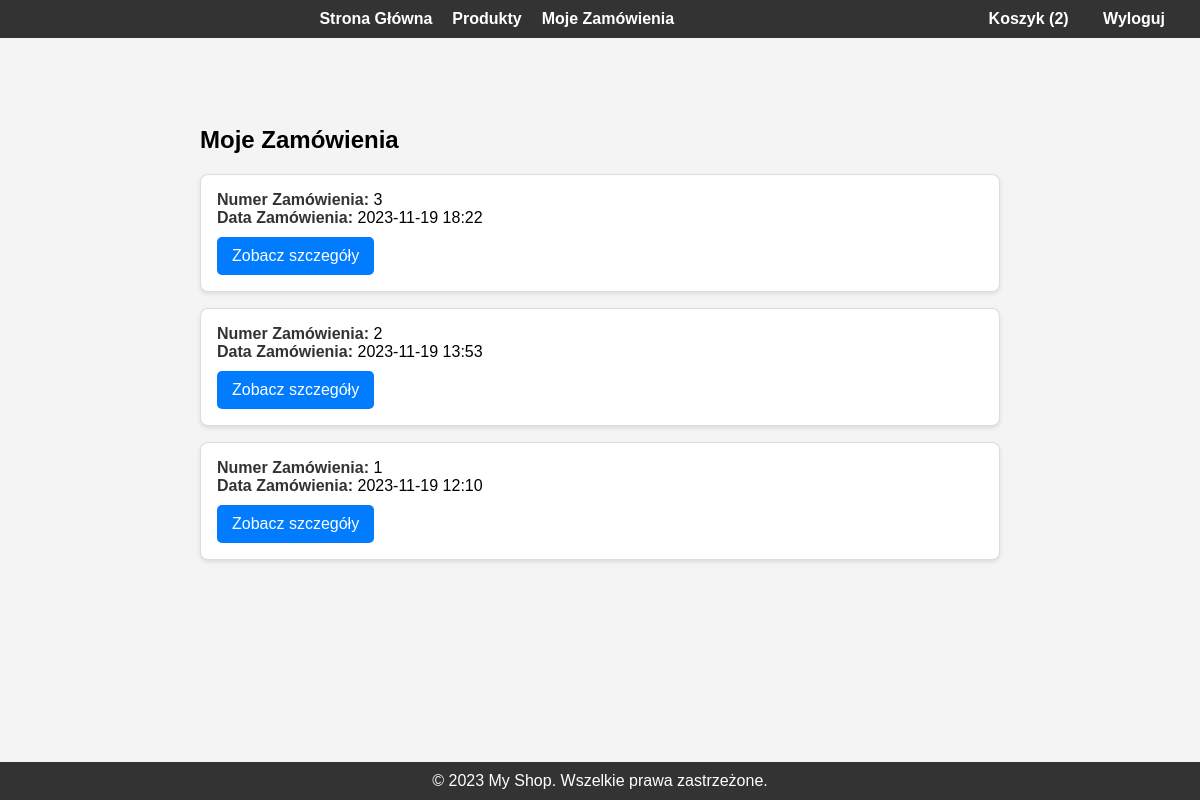
/browse-orders/ (signed in), run on an earlier commit of the app's database.
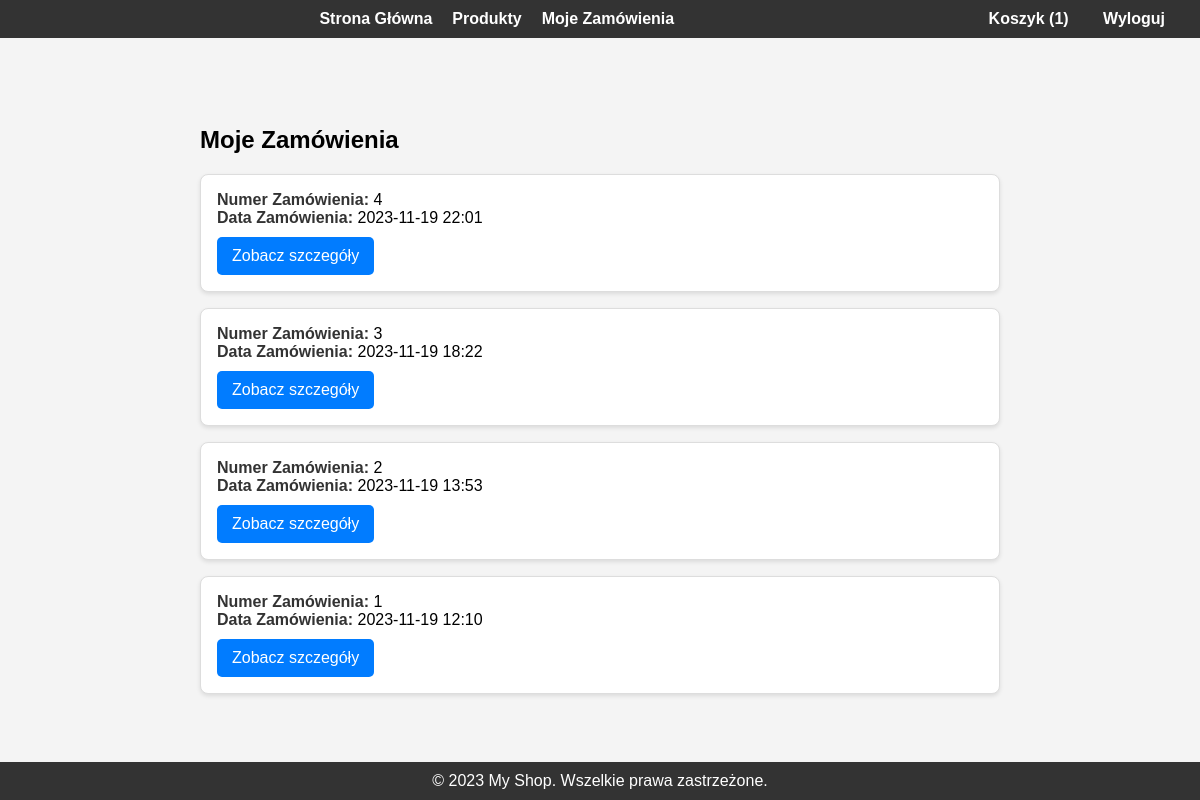
And on a later commit of the database.
### shop/models.py (models this page shows, shortened)
class Order(models.Model):
    user = models.ForeignKey('auth.User', on_delete=models.CASCADE)
    products = models.ManyToManyField(Product, through='OrderItem')
    created_at = models.DateTimeField(auto_now_add=True)

### shop/views.py (the view)
# urls.py: path('browse-orders/', views.browse_orders, name='browse_orders'),
@login_required
def browse_orders(request):
    orders = Order.objects.filter(user=request.user).order_by('-created_at')
    return render(request, 'browse_orders.html', {'orders': orders})

### shop/context_processors.py (called while the page is built)
def cart_item_count(request):
    if request.user.is_authenticated:
        return {'cart_item_count': Cart.objects.filter(user=request.user).count()}
    return {'cart_item_count': 0}

### templates/browse_orders.html (shortened to what this page needs)
{% extends 'base.html' %}
{% load static %}
{% load i18n %}
{% block content %}
<div class="orders-container">
    <h2>{% trans "Moje Zamówienia" %}</h2>
    {% for order in orders %}
        <div class="order-item">
            <strong>{% trans "Numer Zamówienia" %}:</strong> {{ order.id }} <br>
            <strong>{% trans "Data Zamówienia" %}:</strong> {{ order.created_at|date:"Y-m-d H:i" }} <br>
            <a href="{% url 'order_detail' order.id %}">{% trans "Zobacz szczegóły" %}</a>
        </div>
    {% empty %}
        <div class="no-orders">
            <p>{% trans "Nie znaleziono zamówień." %}</p>
        </div>
    {% endfor %}
</div>
{% endblock content %}

What changed in the data, as far as the page shows it:
added Order: id "4", created_at "2023-11-19 22:01"
Also different on the page:
{{ cart_item_count }}: "2" → "1"
